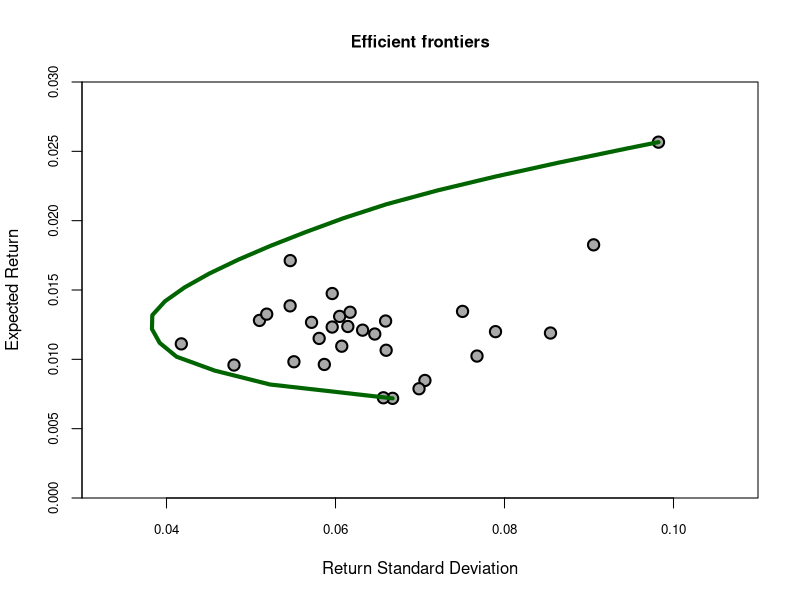
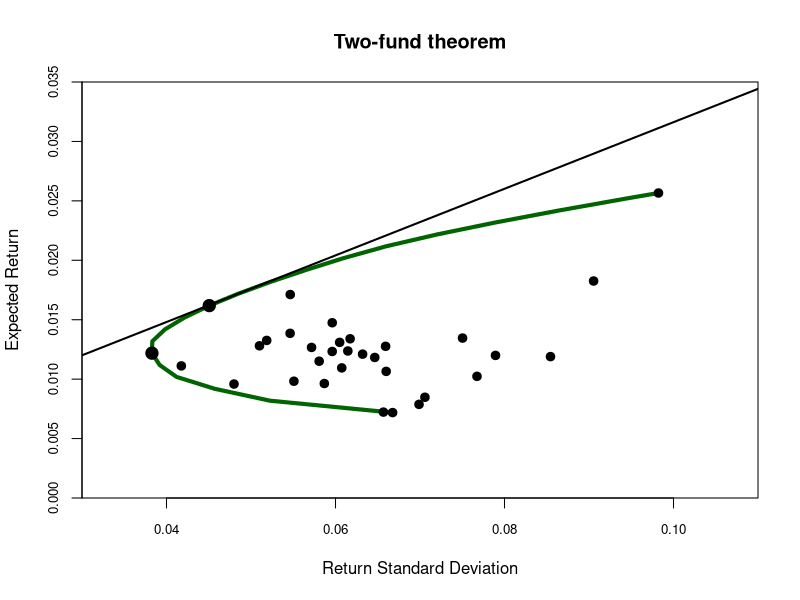

Source code (R) for these figures, in order:
## ---- chunk 1
#setup
library(quadprog)
df <- read.csv("30_Portfolios.csv", sep=',',header = TRUE, stringsAsFactors=FALSE)
## ---- chunk 2
#Implement the 1/N strategy
df$`1/N` = apply(df[,c(2:31)],1,mean)
## ---- chunk 3
ex1a = df[(df$X>=197701)&(df$X<=197706),][,c('X','1/N')]
ex1a$`1/N` = round(ex1a$`1/N`/100,5)
names(ex1a) = c('Time','Return of 1/N portfolio')
ex1a
## ---- chunk 4
df$RE = df$`1/N` - df$RF
mu = mean(df[(df$X>=197701),]$RE); std = sd(df[(df$X>=197701),]$RE)
SR = round(mu/std,4)
print(paste("the out-of-sample Sharpe Ratio of the 1/N portfolio =",SR))
## ---- chunk 5
# input:the 120 monthly returns prior to January 1977 (i.e., January 1967−December 1976)
data = df[(df$X>=196701)&(df$X<=197612),]
for (i in 2:32){data[,i] <- as.numeric(data[,i])/100}

# Estimate mean vector
num_assets <- 30         
MU <- rep(NA, num_assets)
for(i in 2:31){                
  MU[i-1] <- mean(data[,i])}

# Estimate variance-covariance matrix
SIGMA <- cov(data[,2:31])  
SD <- sqrt(diag(SIGMA)) 
#SIGMA

## Compute the mean and variance for a portfolio
w <- rep(1/30,30)
muP <- t(w) %*% MU                     
sigmaP <- sqrt(t(w) %*% SIGMA %*% w)

# Define number and type of constraints
n <- 2 + num_assets  
meq <- 2 

# Amat includes left-hand-side values of the constraints
Amat <- matrix(NA, num_assets, n) 
Amat[,1] <- MU                    
Amat[,2] <- rep(1, num_assets)   
for(i in 1:num_assets){          
  constraint <- rep(0,num_assets)
  constraint[i] <- 1
  Amat[,i+2] <- constraint}

# Set range of portfolio means along which to minimize variance
stepsize <- 0.001                    
mu <- c(seq(min(MU),max(MU)-0.0000000001,stepsize),max(MU))

#Create objects to store efficient frontier
w.SSC <- matrix(NA, num_assets, length(mu))    
muP.SSC <- rep(NA,length(mu))                   
sigmaP.SSC <- muP.SSC   

#### Optimization for Efficient Frontier ####
for(i in 1:length(mu)){                                                   
  w.SSC[,i] <- solve.QP(              
    Dmat = SIGMA,
    dvec = rep(0,30),
    Amat = Amat,
    bvec = c(mu[i],1,rep(0,30)),
    meq = meq)$solution
  muP.SSC[i] <- t(w.SSC[,i]) %*% MU
  sigmaP.SSC[i] <- sqrt(t(w.SSC[,i]) %*% SIGMA %*% w.SSC[,i])
}

#### Graphical inspection of results ####
plot(sigmaP, muP, type = "l", 
     lwd = 3, xlim = c(0.03,0.11), ylim = c(0,0.03),
     xaxs = "i", yaxs = "i", col = "darkgrey", 
     main = "Efficient frontiers",
     xlab = "Return Standard Deviation", ylab = "Expected Return", 
     cex.axis = 0.8, cex.lab = 1, cex.main = 1)
points(SD, MU, pch = 21, cex = 1.5, lwd = 2, col = "black", bg = "darkgrey")
lines(sigmaP.SSC, muP.SSC, lwd = 4, col = "darkgreen")
## ---- chunk 6
SIGMA
## ---- chunk 7
# the minimum variance portfolio and the five following portfolios
minpos = sort(sigmaP.SSC,index.return=TRUE)$ix[1]
ex2b = data.frame(round(w.SSC[,minpos:(minpos+5)],4)) 
rownames(ex2b) = colnames(df)[2:31]; colnames(ex2b) = 1:6
ex2b
## ---- chunk 8
rf = df[df$X == 197701,]$RF/100

# calculate middle of interval between two frontier points on y-axis
y <- (muP.SSC[1:length(muP.SSC)-1] + muP.SSC[2:(length(muP.SSC))])/2    

# calculate middle of interval between two frontier points on x-axis
x <- (sigmaP.SSC[1:length(sigmaP.SSC)-1] + sigmaP.SSC[2:(length(sigmaP.SSC))])/2                              

# numerical calculation of the frontier slopes at the above points
slopesCurve <- diff(muP.SSC)/diff(sigmaP.SSC)      
# compute straight line slopes for all points on frontier
slopesLine <- (muP.SSC[-1]-rf)/sigmaP.SSC[-1]     

# find matching slopes to identify tangent 

negative_indices <- which(slopesCurve <= 0)
slopesCurve[negative_indices] <- NA
slopesLine[negative_indices] <- NA
differences <- (slopesLine - slopesCurve)^2
root <- match(min(differences, na.rm = TRUE), differences)
pos <- match(min(sigmaP.SSC),sigmaP.SSC)

# Graph for Tobin's two fund theorem
plot(sigmaP.SSC, muP.SSC, type = "l", 
     lwd = 4, xlim = c(0.03,0.11), ylim = c(0,0.035),
     xaxs = "i", yaxs = "i", col = "darkgreen", 
     main = "Two-fund theorem", 
     xlab = "Return Standard Deviation", ylab = "Expected Return", 
     cex.axis = 0.8, cex.lab = 1, cex.main = 1.2)
points(SD, MU, pch = 19, cex = 1, lwd = 2, col = "black")
abline(a = rf, b = slopesLine[root], lwd = 2)
points(sigmaP.SSC[root], muP.SSC[root], pch = 19, cex = 1.5, lwd = 2, col = "black")
points(sigmaP.SSC[pos], muP.SSC[pos], pch = 19, cex = 1.5, lwd = 2, col = "black")
## ---- chunk 9
ex2c = data.frame(t(w.SSC[,root]))
colnames(ex2c) = colnames(df)[2:31]; ex2c
## ---- chunk 10
# compute the out-of-sample return (for January 1977) of the tangency portfolio
R = sum(df[df$X == 197701,][,2:31]*w.SSC[,root])
# compare the return
print(paste("the out-of-sample return in January 1977 of the tangency portfolio:",round(R,4),"%"))
print(paste("the return of the 1/N portfolio in January 1977:",df[df$X == 197701,]$`1/N`,"%"))
## ---- chunk 11
out_of_sample = function(Date,window) {
  data = df[df$X == Date,]
  a=as.numeric(rownames(data))
  data = df[(a-window):(a-1),]
  for (i in 2:32){data[,i] <- as.numeric(data[,i])/100}
  
  # Estimate mean vector
  num_assets <- 30            
  MU <- rep(NA, num_assets) 
  for(i in 2:31){               
    MU[i-1] <- mean(data[,i])}
  SIGMA <- cov(data[,2:31]) 
  SD <- sqrt(diag(SIGMA))   
  
  # Compute the mean and variance for a portfolio
  w <- rep(1/30,30)  
  muP <- t(w) %*% MU                      
  sigmaP <- sqrt(t(w) %*% SIGMA %*% w)    
  
  # Define number and type of constraints
  n <- 2 + num_assets   
  meq <- 2              
  
  # Amat includes left-hand-side values of the constraints
  Amat <- matrix(NA, num_assets, n) 
  Amat[,1] <- MU                   
  Amat[,2] <- rep(1, num_assets)    
  for(i in 1:num_assets){           
    constraint <- rep(0,num_assets)
    constraint[i] <- 1
    Amat[,i+2] <- constraint}
  
  # Set range of portfolio means along which to minimize variance
  stepsize <- 0.001                   
  mu <- c(seq(min(MU)+0.0000000001,max(MU)-0.0000000001,stepsize),max(MU)-0.0000000001)  
  
  #Create objects to store efficient frontier
  w.SSC <- matrix(NA, num_assets, length(mu))   
  muP.SSC <- rep(NA,length(mu))                 
  sigmaP.SSC <- muP.SSC              
  
  #### Optimization for Efficient Frontier ####
  for(i in 1:length(mu)){                                                     
    w.SSC[,i] <- solve.QP(                                     
      Dmat = SIGMA,                          
      dvec = rep(0,30),                           
      Amat = Amat, 
      bvec = c(mu[i],1,rep(0,30)),
      meq = meq)$solution 
    muP.SSC[i] <- t(w.SSC[,i]) %*% MU   
    sigmaP.SSC[i] <- sqrt(t(w.SSC[,i]) %*% SIGMA %*% w.SSC[,i]) 
  }                                                          
  
  rf = df[df$X == Date,]$RF/100
  
  # calculate middle of interval between two frontier points on y-axis
  y <- (muP.SSC[1:length(muP.SSC)-1] + muP.SSC[2:(length(muP.SSC))])/2    
  
  # calculate middle of interval between two frontier points on x-axis
  x <- (sigmaP.SSC[1:length(sigmaP.SSC)-1] + sigmaP.SSC[2:(length(sigmaP.SSC))])/2                              
  
  # numerical calculation of the frontier slopes at the above points
  slopesCurve <- diff(muP.SSC)/diff(sigmaP.SSC)       
  
  # compute straight line slopes for all points on frontier
  slopesLine <- (muP.SSC[-1]-rf)/sigmaP.SSC[-1]   
  
  # find matching slopes to identify tangent 
  negative_indices <- which(slopesCurve <= 0)
  slopesCurve[negative_indices] <- NA
  slopesLine[negative_indices] <- NA
  differences <- (slopesLine - slopesCurve)^2
  root <- match(min(differences, na.rm = TRUE), differences)
  
  # compute the out-of-sample return
  R = sum(df[df$X == Date,][,2:31]*w.SSC[,root])
  
  return(R)
}
## ---- chunk 12
D = df[df$X >= 197701,]$X
# the time series of out-of-sample returns
R120 = rep(NA,length(D))
# the time series of out-of-sample excess returns
RE120 = rep(NA,length(D))
for(i in 1:length(D)){
  R120[i]=out_of_sample(D[i],120)
  RE120[i]=R120[i] - df[df$X==D[i],]$RF
}
## ---- chunk 13
R120[1:6]
## ---- chunk 14
mu2 = mean(RE120)
std2 = sd(RE120)
SR2 = mu2/std2
print(paste("the out-of-sample Sharpe Ratio for rolling window of 120:",round(SR2,4)))
## ---- chunk 15
D = df[df$X >= 197701,]$X
# the time series of out-of-sample returns
R480 = rep(NA,length(D))
# the time series of out-of-sample excess returns
RE480 = rep(NA,length(D))
for(i in 1:length(D)){
  R480[i]=out_of_sample(D[i],480)
  RE480[i]=R480[i] - df[df$X==D[i],]$RF
}
mu3 = mean(RE480)
std3 = sd(RE480)
SR3 = mu3/std3
print(paste("the out-of-sample Sharpe Ratio for rolling window of 480:",round(SR3,4)))
## ---- chunk 16
D = df[df$X >= 197701,]$X
# the time series of out-of-sample returns
R600 = rep(NA,length(D))
# the time series of out-of-sample excess returns
RE600 = rep(NA,length(D))
for(i in 1:length(D)){
  R600[i]=out_of_sample(D[i],600)
  RE600[i]=R600[i] - df[df$X==D[i],]$RF
}
mu4 = mean(RE600)
std4 = sd(RE600)
SR4 = mu4/std4
print(paste("the out-of-sample Sharpe Ratio for rolling window of 600:",round(SR4,4)))
## ---- chunk 17
print(paste("the out-of-sample Sharpe Ratio for rolling window of 120:",round(SR2,4)))
print(paste("the out-of-sample Sharpe Ratio for rolling window of 480:",round(SR3,4)))
print(paste("the out-of-sample Sharpe Ratio for rolling window of 600:",round(SR4,4)))
print(paste("the out-of-sample Sharpe Ratio of 1/N portfolio:",SR))
